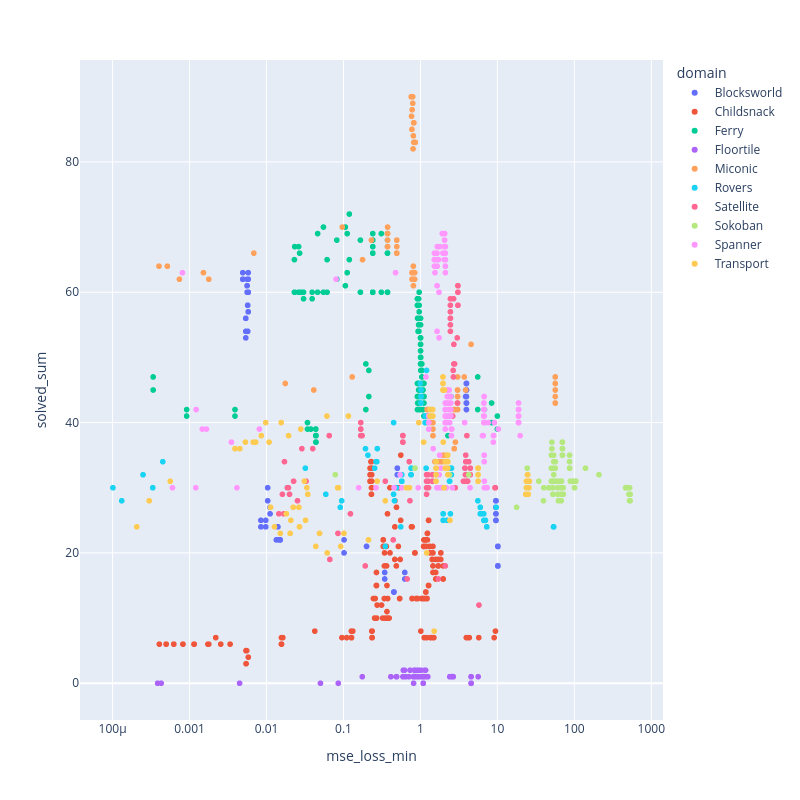
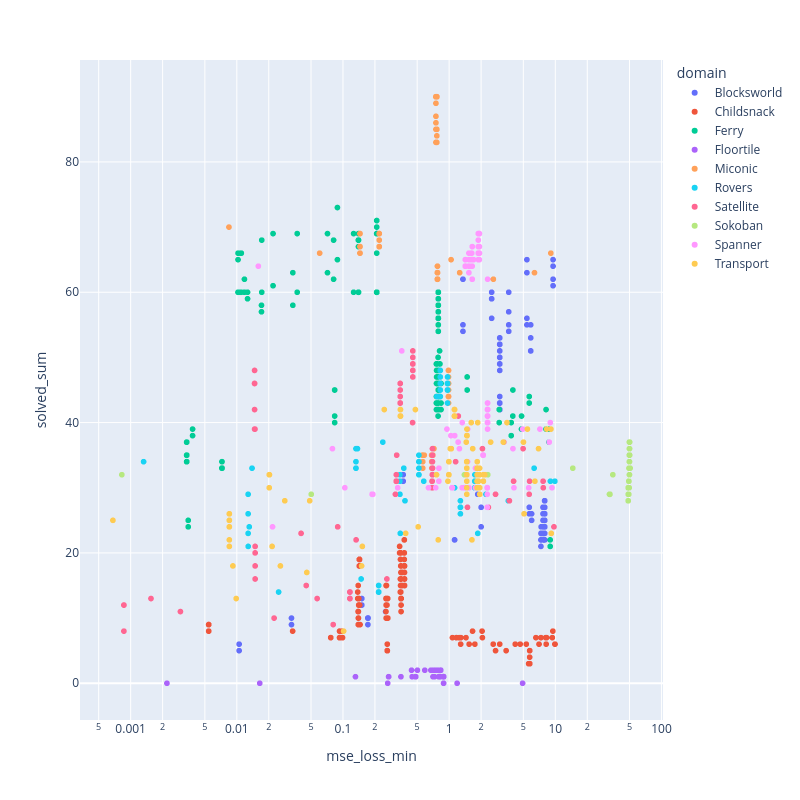
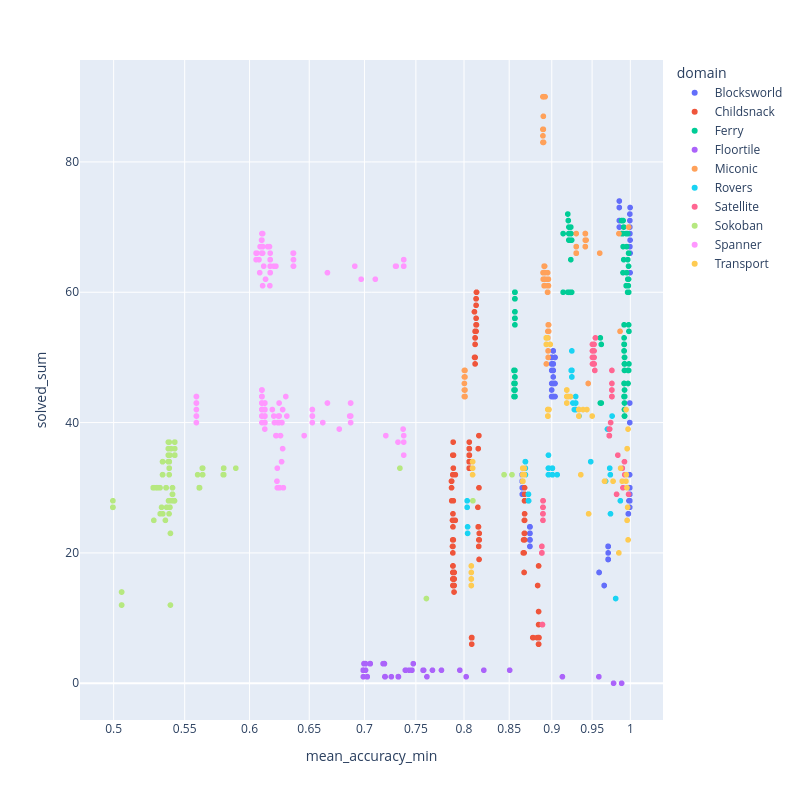
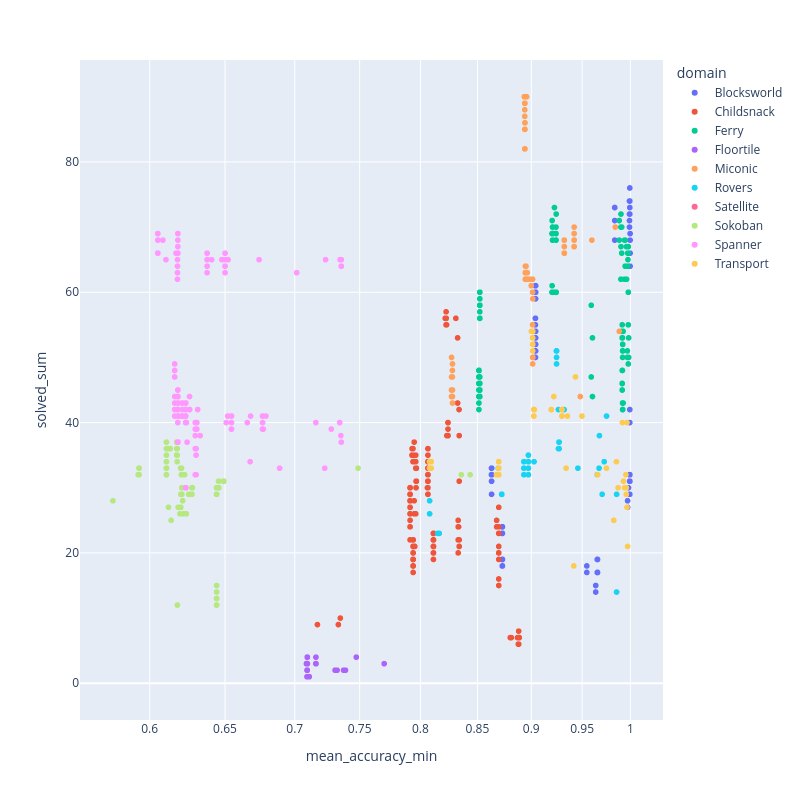

The notebook cell saved with these charts, in order:
### Code cell
# Now you can plot properly
W = 800
H = W


def show_scatter(df_in, x):
    fig = px.scatter(
        df_in,
        x=x,
        y="solved_sum",
        log_x=True,
        color="domain",
    )
    fig.update_layout(width=W, height=H)
    fig.show()


optimisers = {
    "svr": "mse_loss",
    "gpr": "mse_loss",
    "rank-svm": "mean_accuracy",
    "rank-gpc": "mean_accuracy",
    "rank-lp": "obj_value",
}
for optimiser, metric in optimisers.items():
    df_in = df[df.optimiser == optimiser]
    show_scatter(df_in, f"{metric}_min")

show_scatter(df, "n_colours_min")
show_scatter(df, "training_time_min")

### Figure 1 — Plotly figure (JSON) as saved in the notebook; plotly's stock layout.template omitted (floating-point values rounded to 4 significant figures; data arrays with more than 128 entries replaced by an {"elided": "..."} marker saying what was removed)
{"data": [{"hovertemplate": "domain=Blocksworld<br>mse_loss_min=%{x}<br>solved_sum=%{y}<extra></extra>", "legendgroup": "Blocksworld", "marker": {"color": "#636efa", "symbol": "circle"}, "mode": "markers", "name": "Blocksworld", "showlegend": true, "type": "scattergl", "x": {"elided": "256 float values"}, "xaxis": "x", "y": {"elided": "256 int values"}, "yaxis": "y"}, {"hovertemplate": "domain=Childsnack<br>mse_loss_min=%{x}<br>solved_sum=%{y}<extra></extra>", "legendgroup": "Childsnack", "marker": {"color": "#EF553B", "symbol": "circle"}, "mode": "markers", "name": "Childsnack", "showlegend": true, "type": "scattergl", "x": {"elided": "256 float values"}, "xaxis": "x", "y": {"elided": "256 int values"}, "yaxis": "y"}, {"hovertemplate": "domain=Ferry<br>mse_loss_min=%{x}<br>solved_sum=%{y}<extra></extra>", "legendgroup": "Ferry", "marker": {"color": "#00cc96", "symbol": "circle"}, "mode": "markers", "name": "Ferry", "showlegend": true, "type": "scattergl", "x": {"elided": "256 float values"}, "xaxis": "x", "y": {"elided": "256 int values"}, "yaxis": "y"}, {"hovertemplate": "domain=Floortile<br>mse_loss_min=%{x}<br>solved_sum=%{y}<extra></extra>", "legendgroup": "Floortile", "marker": {"color": "#ab63fa", "symbol": "circle"}, "mode": "markers", "name": "Floortile", "showlegend": true, "type": "scattergl", "x": {"elided": "256 float values"}, "xaxis": "x", "y": {"elided": "256 int values"}, "yaxis": "y"}, {"hovertemplate": "domain=Miconic<br>mse_loss_min=%{x}<br>solved_sum=%{y}<extra></extra>", "legendgroup": "Miconic", "marker": {"color": "#FFA15A", "symbol": "circle"}, "mode": "markers", "name": "Miconic", "showlegend": true, "type": "scattergl", "x": {"elided": "256 float values"}, "xaxis": "x", "y": {"elided": "256 int values"}, "yaxis": "y"}, {"hovertemplate": "domain=Rovers<br>mse_loss_min=%{x}<br>solved_sum=%{y}<extra></extra>", "legendgroup": "Rovers", "marker": {"color": "#19d3f3", "symbol": "circle"}, "mode": "markers", "name": "Rovers", "showlegend": true, "type": "scattergl", "x": {"elided": "256 float values"}, "xaxis": "x", "y": {"elided": "256 int values"}, "yaxis": "y"}, {"hovertemplate": "domain=Satellite<br>mse_loss_min=%{x}<br>solved_sum=%{y}<extra></extra>", "legendgroup": "Satellite", "marker": {"color": "#FF6692", "symbol": "circle"}, "mode": "markers", "name": "Satellite", "showlegend": true, "type": "scattergl", "x": {"elided": "256 float values"}, "xaxis": "x", "y": {"elided": "256 int values"}, "yaxis": "y"}, {"hovertemplate": "domain=Sokoban<br>mse_loss_min=%{x}<br>solved_sum=%{y}<extra></extra>", "legendgroup": "Sokoban", "marker": {"color": "#B6E880", "symbol": "circle"}, "mode": "markers", "name": "Sokoban", "showlegend": true, "type": "scattergl", "x": {"elided": "256 float values"}, "xaxis": "x", "y": {"elided": "256 int values"}, "yaxis": "y"}, {"hovertemplate": "domain=Spanner<br>mse_loss_min=%{x}<br>solved_sum=%{y}<extra></extra>", "legendgroup": "Spanner", "marker": {"color": "#FF97FF", "symbol": "circle"}, "mode": "markers", "name": "Spanner", "showlegend": true, "type": "scattergl", "x": {"elided": "256 float values"}, "xaxis": "x", "y": {"elided": "256 int values"}, "yaxis": "y"}, {"hovertemplate": "domain=Transport<br>mse_loss_min=%{x}<br>solved_sum=%{y}<extra></extra>", "legendgroup": "Transport", "marker": {"color": "#FECB52", "symbol": "circle"}, "mode": "markers", "name": "Transport", "showlegend": true, "type": "scattergl", "x": {"elided": "256 float values"}, "xaxis": "x", "y": {"elided": "256 int values"}, "yaxis": "y"}], "layout": {"height": 800, "legend": {"title": {"text": "domain"}, "tracegroupgap": 0}, "margin": {"t": 60}, "width": 800, "xaxis": {"anchor": "y", "domain": [0, 1], "title": {"text": "mse_loss_min"}, "type": "log"}, "yaxis": {"anchor": "x", "domain": [0, 1], "title": {"text": "solved_sum"}}}}

### Figure 2 — Plotly figure (JSON) as saved in the notebook; plotly's stock layout.template omitted (floating-point values rounded to 4 significant figures; data arrays with more than 128 entries replaced by an {"elided": "..."} marker saying what was removed)
{"data": [{"hovertemplate": "domain=Blocksworld<br>mse_loss_min=%{x}<br>solved_sum=%{y}<extra></extra>", "legendgroup": "Blocksworld", "marker": {"color": "#636efa", "symbol": "circle"}, "mode": "markers", "name": "Blocksworld", "showlegend": true, "type": "scattergl", "x": {"elided": "256 float values"}, "xaxis": "x", "y": {"elided": "256 int values"}, "yaxis": "y"}, {"hovertemplate": "domain=Childsnack<br>mse_loss_min=%{x}<br>solved_sum=%{y}<extra></extra>", "legendgroup": "Childsnack", "marker": {"color": "#EF553B", "symbol": "circle"}, "mode": "markers", "name": "Childsnack", "showlegend": true, "type": "scattergl", "x": {"elided": "256 float values"}, "xaxis": "x", "y": {"elided": "256 int values"}, "yaxis": "y"}, {"hovertemplate": "domain=Ferry<br>mse_loss_min=%{x}<br>solved_sum=%{y}<extra></extra>", "legendgroup": "Ferry", "marker": {"color": "#00cc96", "symbol": "circle"}, "mode": "markers", "name": "Ferry", "showlegend": true, "type": "scattergl", "x": {"elided": "256 float values"}, "xaxis": "x", "y": {"elided": "256 int values"}, "yaxis": "y"}, {"hovertemplate": "domain=Floortile<br>mse_loss_min=%{x}<br>solved_sum=%{y}<extra></extra>", "legendgroup": "Floortile", "marker": {"color": "#ab63fa", "symbol": "circle"}, "mode": "markers", "name": "Floortile", "showlegend": true, "type": "scattergl", "x": {"elided": "256 float values"}, "xaxis": "x", "y": {"elided": "256 int values"}, "yaxis": "y"}, {"hovertemplate": "domain=Miconic<br>mse_loss_min=%{x}<br>solved_sum=%{y}<extra></extra>", "legendgroup": "Miconic", "marker": {"color": "#FFA15A", "symbol": "circle"}, "mode": "markers", "name": "Miconic", "showlegend": true, "type": "scattergl", "x": {"elided": "256 float values"}, "xaxis": "x", "y": {"elided": "256 int values"}, "yaxis": "y"}, {"hovertemplate": "domain=Rovers<br>mse_loss_min=%{x}<br>solved_sum=%{y}<extra></extra>", "legendgroup": "Rovers", "marker": {"color": "#19d3f3", "symbol": "circle"}, "mode": "markers", "name": "Rovers", "showlegend": true, "type": "scattergl", "x": {"elided": "256 float values"}, "xaxis": "x", "y": {"elided": "256 int values"}, "yaxis": "y"}, {"hovertemplate": "domain=Satellite<br>mse_loss_min=%{x}<br>solved_sum=%{y}<extra></extra>", "legendgroup": "Satellite", "marker": {"color": "#FF6692", "symbol": "circle"}, "mode": "markers", "name": "Satellite", "showlegend": true, "type": "scattergl", "x": {"elided": "256 float values"}, "xaxis": "x", "y": {"elided": "256 int values"}, "yaxis": "y"}, {"hovertemplate": "domain=Sokoban<br>mse_loss_min=%{x}<br>solved_sum=%{y}<extra></extra>", "legendgroup": "Sokoban", "marker": {"color": "#B6E880", "symbol": "circle"}, "mode": "markers", "name": "Sokoban", "showlegend": true, "type": "scattergl", "x": {"elided": "256 float values"}, "xaxis": "x", "y": {"elided": "256 int values"}, "yaxis": "y"}, {"hovertemplate": "domain=Spanner<br>mse_loss_min=%{x}<br>solved_sum=%{y}<extra></extra>", "legendgroup": "Spanner", "marker": {"color": "#FF97FF", "symbol": "circle"}, "mode": "markers", "name": "Spanner", "showlegend": true, "type": "scattergl", "x": {"elided": "256 float values"}, "xaxis": "x", "y": {"elided": "256 int values"}, "yaxis": "y"}, {"hovertemplate": "domain=Transport<br>mse_loss_min=%{x}<br>solved_sum=%{y}<extra></extra>", "legendgroup": "Transport", "marker": {"color": "#FECB52", "symbol": "circle"}, "mode": "markers", "name": "Transport", "showlegend": true, "type": "scattergl", "x": {"elided": "256 float values"}, "xaxis": "x", "y": {"elided": "256 int values"}, "yaxis": "y"}], "layout": {"height": 800, "legend": {"title": {"text": "domain"}, "tracegroupgap": 0}, "margin": {"t": 60}, "width": 800, "xaxis": {"anchor": "y", "domain": [0, 1], "title": {"text": "mse_loss_min"}, "type": "log"}, "yaxis": {"anchor": "x", "domain": [0, 1], "title": {"text": "solved_sum"}}}}

### Figure 3 — Plotly figure (JSON) as saved in the notebook; plotly's stock layout.template omitted (floating-point values rounded to 4 significant figures; data arrays with more than 128 entries replaced by an {"elided": "..."} marker saying what was removed)
{"data": [{"hovertemplate": "domain=Blocksworld<br>mean_accuracy_min=%{x}<br>solved_sum=%{y}<extra></extra>", "legendgroup": "Blocksworld", "marker": {"color": "#636efa", "symbol": "circle"}, "mode": "markers", "name": "Blocksworld", "showlegend": true, "type": "scattergl", "x": {"elided": "256 float values"}, "xaxis": "x", "y": {"elided": "256 int values"}, "yaxis": "y"}, {"hovertemplate": "domain=Childsnack<br>mean_accuracy_min=%{x}<br>solved_sum=%{y}<extra></extra>", "legendgroup": "Childsnack", "marker": {"color": "#EF553B", "symbol": "circle"}, "mode": "markers", "name": "Childsnack", "showlegend": true, "type": "scattergl", "x": {"elided": "256 float values"}, "xaxis": "x", "y": {"elided": "256 int values"}, "yaxis": "y"}, {"hovertemplate": "domain=Ferry<br>mean_accuracy_min=%{x}<br>solved_sum=%{y}<extra></extra>", "legendgroup": "Ferry", "marker": {"color": "#00cc96", "symbol": "circle"}, "mode": "markers", "name": "Ferry", "showlegend": true, "type": "scattergl", "x": {"elided": "256 float values"}, "xaxis": "x", "y": {"elided": "256 int values"}, "yaxis": "y"}, {"hovertemplate": "domain=Floortile<br>mean_accuracy_min=%{x}<br>solved_sum=%{y}<extra></extra>", "legendgroup": "Floortile", "marker": {"color": "#ab63fa", "symbol": "circle"}, "mode": "markers", "name": "Floortile", "showlegend": true, "type": "scattergl", "x": {"elided": "256 float values"}, "xaxis": "x", "y": {"elided": "256 int values"}, "yaxis": "y"}, {"hovertemplate": "domain=Miconic<br>mean_accuracy_min=%{x}<br>solved_sum=%{y}<extra></extra>", "legendgroup": "Miconic", "marker": {"color": "#FFA15A", "symbol": "circle"}, "mode": "markers", "name": "Miconic", "showlegend": true, "type": "scattergl", "x": {"elided": "256 float values"}, "xaxis": "x", "y": {"elided": "256 int values"}, "yaxis": "y"}, {"hovertemplate": "domain=Rovers<br>mean_accuracy_min=%{x}<br>solved_sum=%{y}<extra></extra>", "legendgroup": "Rovers", "marker": {"color": "#19d3f3", "symbol": "circle"}, "mode": "markers", "name": "Rovers", "showlegend": true, "type": "scattergl", "x": {"elided": "256 float values"}, "xaxis": "x", "y": {"elided": "256 int values"}, "yaxis": "y"}, {"hovertemplate": "domain=Satellite<br>mean_accuracy_min=%{x}<br>solved_sum=%{y}<extra></extra>", "legendgroup": "Satellite", "marker": {"color": "#FF6692", "symbol": "circle"}, "mode": "markers", "name": "Satellite", "showlegend": true, "type": "scattergl", "x": {"elided": "256 float values"}, "xaxis": "x", "y": {"elided": "256 int values"}, "yaxis": "y"}, {"hovertemplate": "domain=Sokoban<br>mean_accuracy_min=%{x}<br>solved_sum=%{y}<extra></extra>", "legendgroup": "Sokoban", "marker": {"color": "#B6E880", "symbol": "circle"}, "mode": "markers", "name": "Sokoban", "showlegend": true, "type": "scattergl", "x": {"elided": "256 float values"}, "xaxis": "x", "y": {"elided": "256 int values"}, "yaxis": "y"}, {"hovertemplate": "domain=Spanner<br>mean_accuracy_min=%{x}<br>solved_sum=%{y}<extra></extra>", "legendgroup": "Spanner", "marker": {"color": "#FF97FF", "symbol": "circle"}, "mode": "markers", "name": "Spanner", "showlegend": true, "type": "scattergl", "x": {"elided": "256 float values"}, "xaxis": "x", "y": {"elided": "256 int values"}, "yaxis": "y"}, {"hovertemplate": "domain=Transport<br>mean_accuracy_min=%{x}<br>solved_sum=%{y}<extra></extra>", "legendgroup": "Transport", "marker": {"color": "#FECB52", "symbol": "circle"}, "mode": "markers", "name": "Transport", "showlegend": true, "type": "scattergl", "x": {"elided": "256 float values"}, "xaxis": "x", "y": {"elided": "256 int values"}, "yaxis": "y"}], "layout": {"height": 800, "legend": {"title": {"text": "domain"}, "tracegroupgap": 0}, "margin": {"t": 60}, "width": 800, "xaxis": {"anchor": "y", "domain": [0, 1], "title": {"text": "mean_accuracy_min"}, "type": "log"}, "yaxis": {"anchor": "x", "domain": [0, 1], "title": {"text": "solved_sum"}}}}

### Figure 4 — Plotly figure (JSON) as saved in the notebook; plotly's stock layout.template omitted (floating-point values rounded to 4 significant figures; data arrays with more than 128 entries replaced by an {"elided": "..."} marker saying what was removed)
{"data": [{"hovertemplate": "domain=Blocksworld<br>mean_accuracy_min=%{x}<br>solved_sum=%{y}<extra></extra>", "legendgroup": "Blocksworld", "marker": {"color": "#636efa", "symbol": "circle"}, "mode": "markers", "name": "Blocksworld", "showlegend": true, "type": "scattergl", "x": {"elided": "256 float values"}, "xaxis": "x", "y": {"elided": "256 int values"}, "yaxis": "y"}, {"hovertemplate": "domain=Childsnack<br>mean_accuracy_min=%{x}<br>solved_sum=%{y}<extra></extra>", "legendgroup": "Childsnack", "marker": {"color": "#EF553B", "symbol": "circle"}, "mode": "markers", "name": "Childsnack", "showlegend": true, "type": "scattergl", "x": {"elided": "256 float values"}, "xaxis": "x", "y": {"elided": "256 int values"}, "yaxis": "y"}, {"hovertemplate": "domain=Ferry<br>mean_accuracy_min=%{x}<br>solved_sum=%{y}<extra></extra>", "legendgroup": "Ferry", "marker": {"color": "#00cc96", "symbol": "circle"}, "mode": "markers", "name": "Ferry", "showlegend": true, "type": "scattergl", "x": {"elided": "256 float values"}, "xaxis": "x", "y": {"elided": "256 int values"}, "yaxis": "y"}, {"hovertemplate": "domain=Floortile<br>mean_accuracy_min=%{x}<br>solved_sum=%{y}<extra></extra>", "legendgroup": "Floortile", "marker": {"color": "#ab63fa", "symbol": "circle"}, "mode": "markers", "name": "Floortile", "showlegend": true, "type": "scattergl", "x": {"elided": "256 float values"}, "xaxis": "x", "y": {"elided": "256 int values"}, "yaxis": "y"}, {"hovertemplate": "domain=Miconic<br>mean_accuracy_min=%{x}<br>solved_sum=%{y}<extra></extra>", "legendgroup": "Miconic", "marker": {"color": "#FFA15A", "symbol": "circle"}, "mode": "markers", "name": "Miconic", "showlegend": true, "type": "scattergl", "x": {"elided": "256 float values"}, "xaxis": "x", "y": {"elided": "256 int values"}, "yaxis": "y"}, {"hovertemplate": "domain=Rovers<br>mean_accuracy_min=%{x}<br>solved_sum=%{y}<extra></extra>", "legendgroup": "Rovers", "marker": {"color": "#19d3f3", "symbol": "circle"}, "mode": "markers", "name": "Rovers", "showlegend": true, "type": "scattergl", "x": {"elided": "256 float values"}, "xaxis": "x", "y": {"elided": "256 int values"}, "yaxis": "y"}, {"hovertemplate": "domain=Satellite<br>mean_accuracy_min=%{x}<br>solved_sum=%{y}<extra></extra>", "legendgroup": "Satellite", "marker": {"color": "#FF6692", "symbol": "circle"}, "mode": "markers", "name": "Satellite", "showlegend": true, "type": "scattergl", "x": {"elided": "256 int values"}, "xaxis": "x", "y": {"elided": "256 int values"}, "yaxis": "y"}, {"hovertemplate": "domain=Sokoban<br>mean_accuracy_min=%{x}<br>solved_sum=%{y}<extra></extra>", "legendgroup": "Sokoban", "marker": {"color": "#B6E880", "symbol": "circle"}, "mode": "markers", "name": "Sokoban", "showlegend": true, "type": "scattergl", "x": {"elided": "256 float values"}, "xaxis": "x", "y": {"elided": "256 int values"}, "yaxis": "y"}, {"hovertemplate": "domain=Spanner<br>mean_accuracy_min=%{x}<br>solved_sum=%{y}<extra></extra>", "legendgroup": "Spanner", "marker": {"color": "#FF97FF", "symbol": "circle"}, "mode": "markers", "name": "Spanner", "showlegend": true, "type": "scattergl", "x": {"elided": "256 float values"}, "xaxis": "x", "y": {"elided": "256 int values"}, "yaxis": "y"}, {"hovertemplate": "domain=Transport<br>mean_accuracy_min=%{x}<br>solved_sum=%{y}<extra></extra>", "legendgroup": "Transport", "marker": {"color": "#FECB52", "symbol": "circle"}, "mode": "markers", "name": "Transport", "showlegend": true, "type": "scattergl", "x": {"elided": "256 float values"}, "xaxis": "x", "y": {"elided": "256 int values"}, "yaxis": "y"}], "layout": {"height": 800, "legend": {"title": {"text": "domain"}, "tracegroupgap": 0}, "margin": {"t": 60}, "width": 800, "xaxis": {"anchor": "y", "domain": [0, 1], "title": {"text": "mean_accuracy_min"}, "type": "log"}, "yaxis": {"anchor": "x", "domain": [0, 1], "title": {"text": "solved_sum"}}}}
